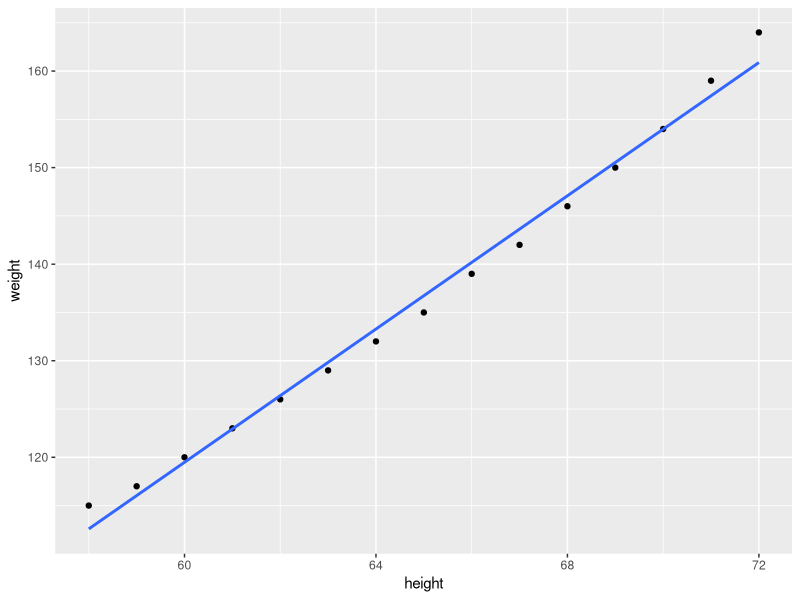
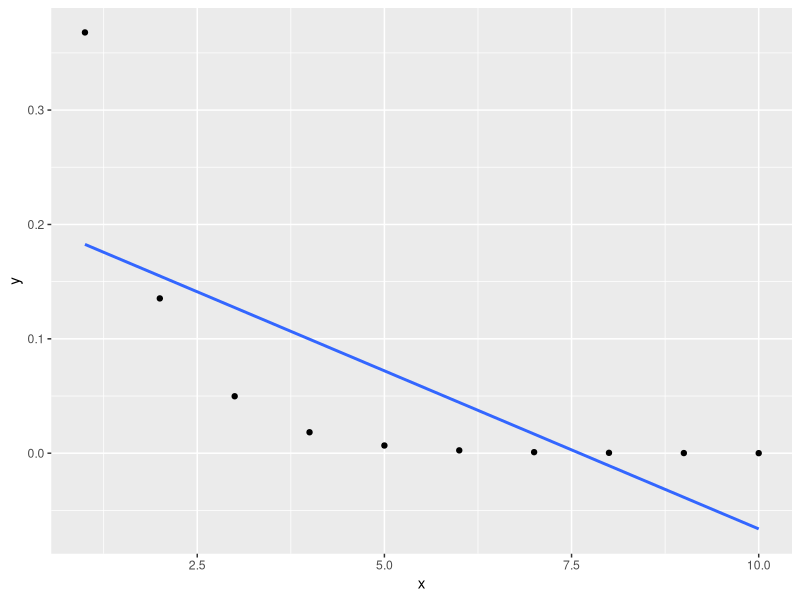
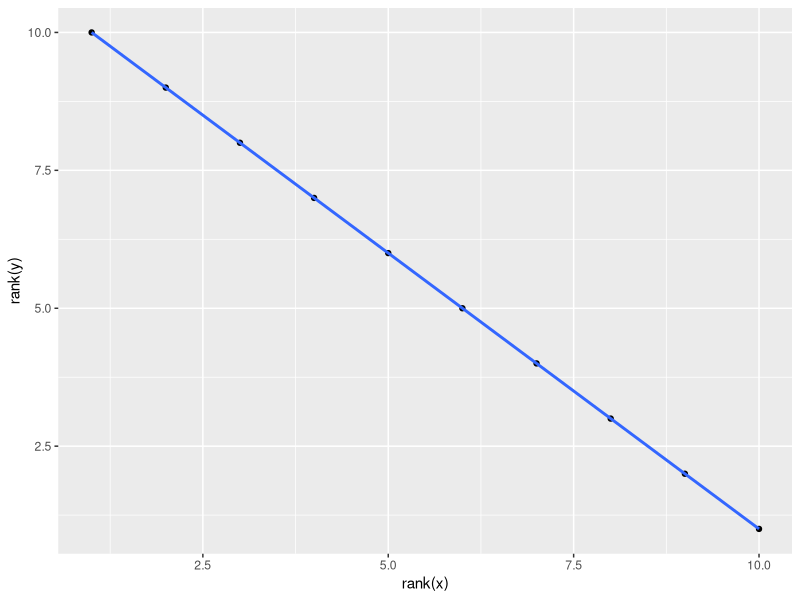

The R source for these figures, in order:

# Korelacja liniowa -------------------------------------------------------
library(ggplot2)                #Deklaracja bibiloteki graficznej
dane<-women                     #Załadowanie danych z wbudowanego zestawu ze wzrostem i wagą kobiet w USA
ggplot(dane,aes(x=height,y=weight))+
  geom_point()+geom_smooth(method="lm",se=F) # Wykres punktowy z aproksymacją liniową danych
cov(dane)                       #Współczynnik kowariancji
cor(dane,method = "pearson")    #Współczynnik korelacji Pearsona
cor(dane,method = "spearman")   #Współczynnik korelacji rang Spearmana

# Korelacja nieliniowa ----------------------------------------------------
dane<-data.frame(x=1:10,y=exp(-(1:10))) #Wygenerowanie danych nieliniowych
ggplot(dane,aes(x,y))+geom_point()+
  geom_smooth(method="lm",se=F) #Wykres punktowy z aproksymacją liniową danych
cov(dane)                       #Współczynnik kowariancji
cor(dane,method = "pearson")    #Współczynnik korelacji Pearsona
ggplot(dane,aes(rank(x),rank(y)))+
  geom_point()+geom_smooth(method="lm",se=F) #Wykres punktowy rang z aproksymacją liniową danych
cor(dane,method = "spearman")   #Współczynnik korelacji rang Spearmana

# Estymaja przedziałowa ---------------------------------------------------
dane<-women
colnames(dane)<-c("wzrost","waga")
dane$wzrost<-dane$wzrost*2.54
dane$waga<-dane$waga*0.4536
ufność<-qt(1-0.05/2,length(dane$wzrost)-1)*
  sd(dane$wzrost)/sqrt(length(dane$wzrost)-1)
przedział<-cbind(mean(dane$wzrost)-ufność,mean(dane$wzrost)+ufność)
cat("Przedział, w którym z 95% pawdopodobieństwem zawiera się \nśrednia wzrostu dla całej populacji to",przedział)


# Ćwiczenia ---------------------------------------------------------------
#Wykorzystać znane miary statystyk opisowych do oceny wagi (w kg) i wzrostu (w cm) kobiet
#Pokazać na dwóch osobnych wykresach wykres pudełkowy wagi i wzrostu
#Wykonać estymacje przedziałową wagi populacji kobiet na podstawie próby

